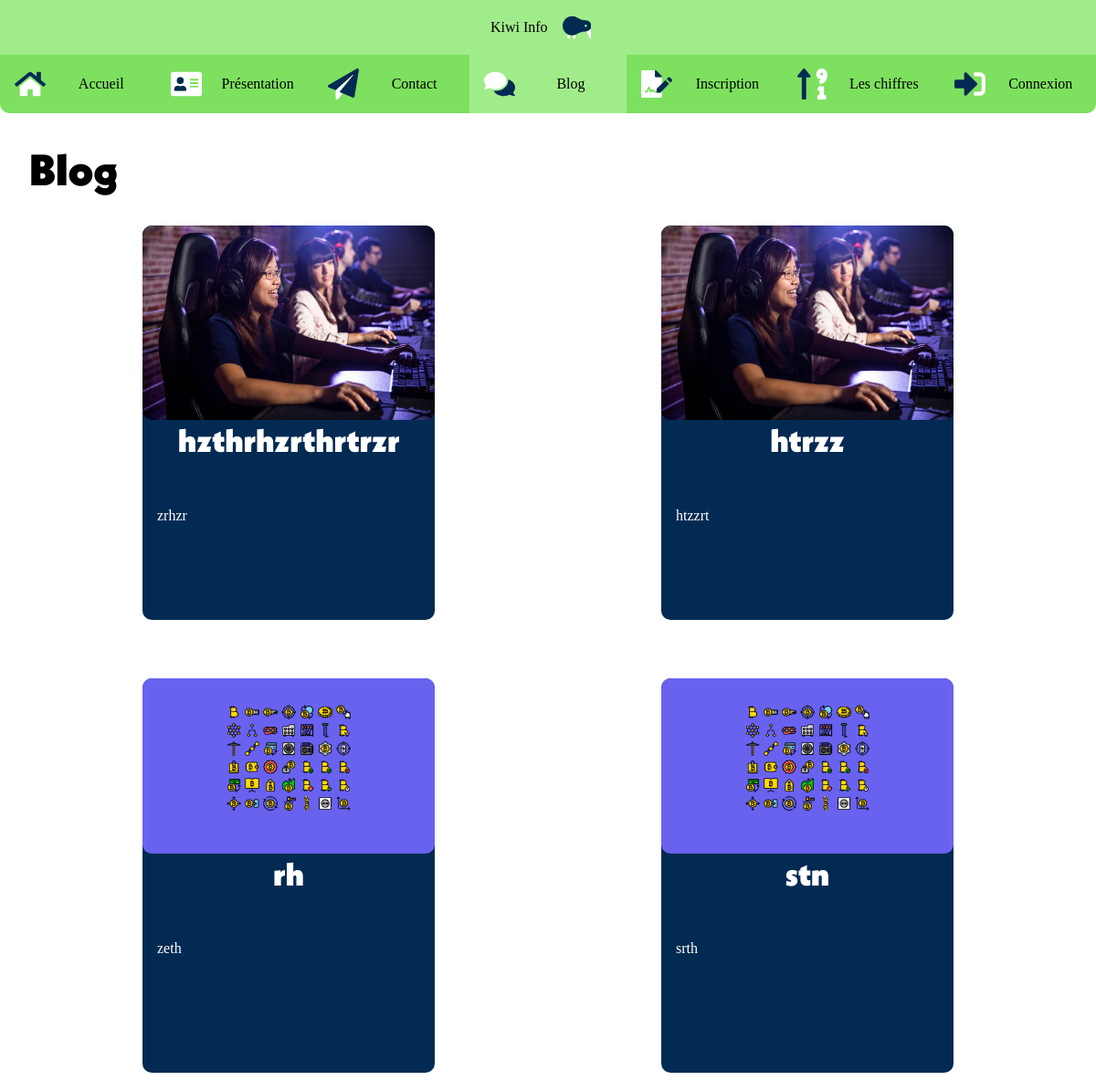
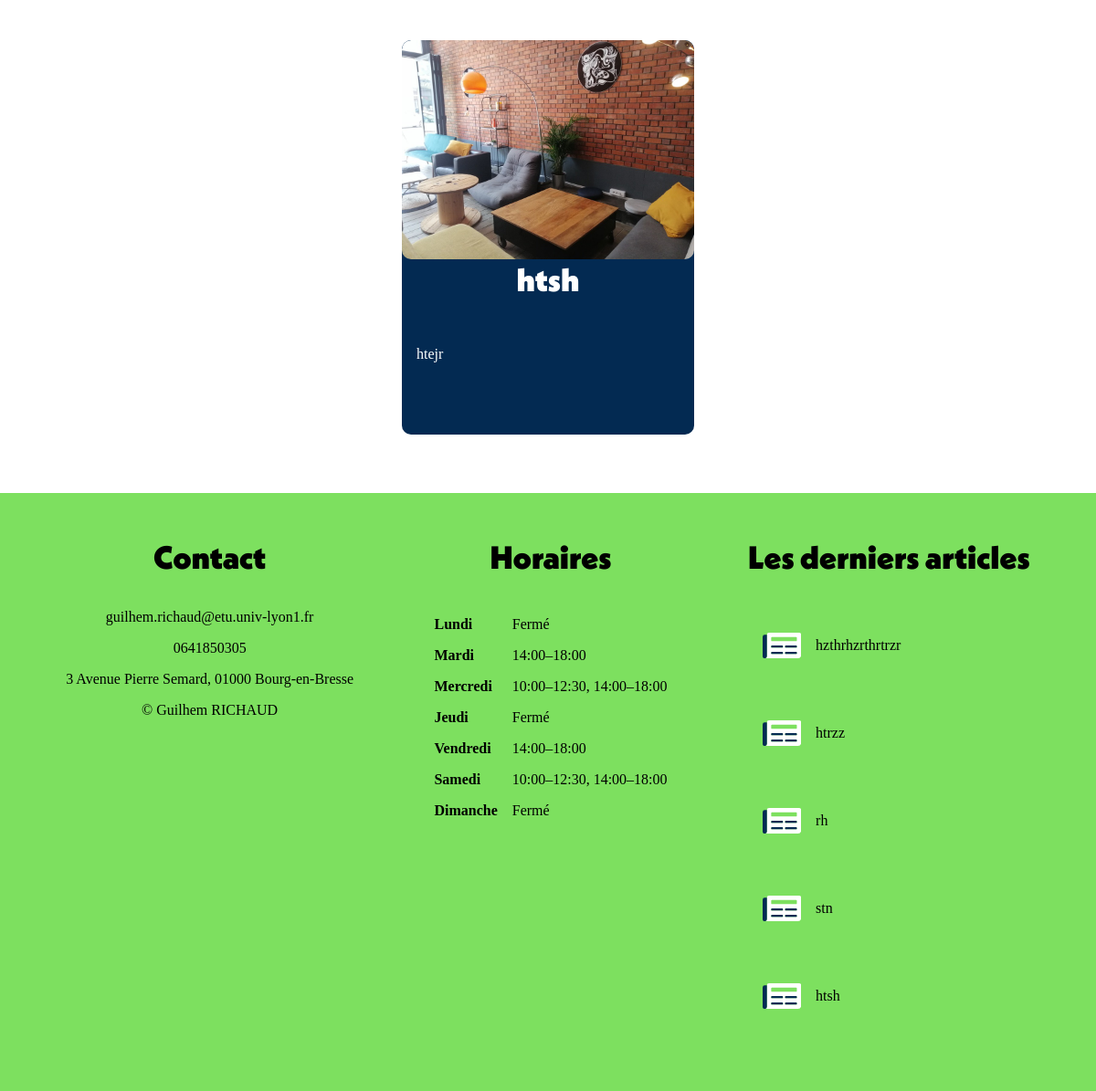
The page /blog.php on the database as committed earlier (2 pictures, top to bottom).
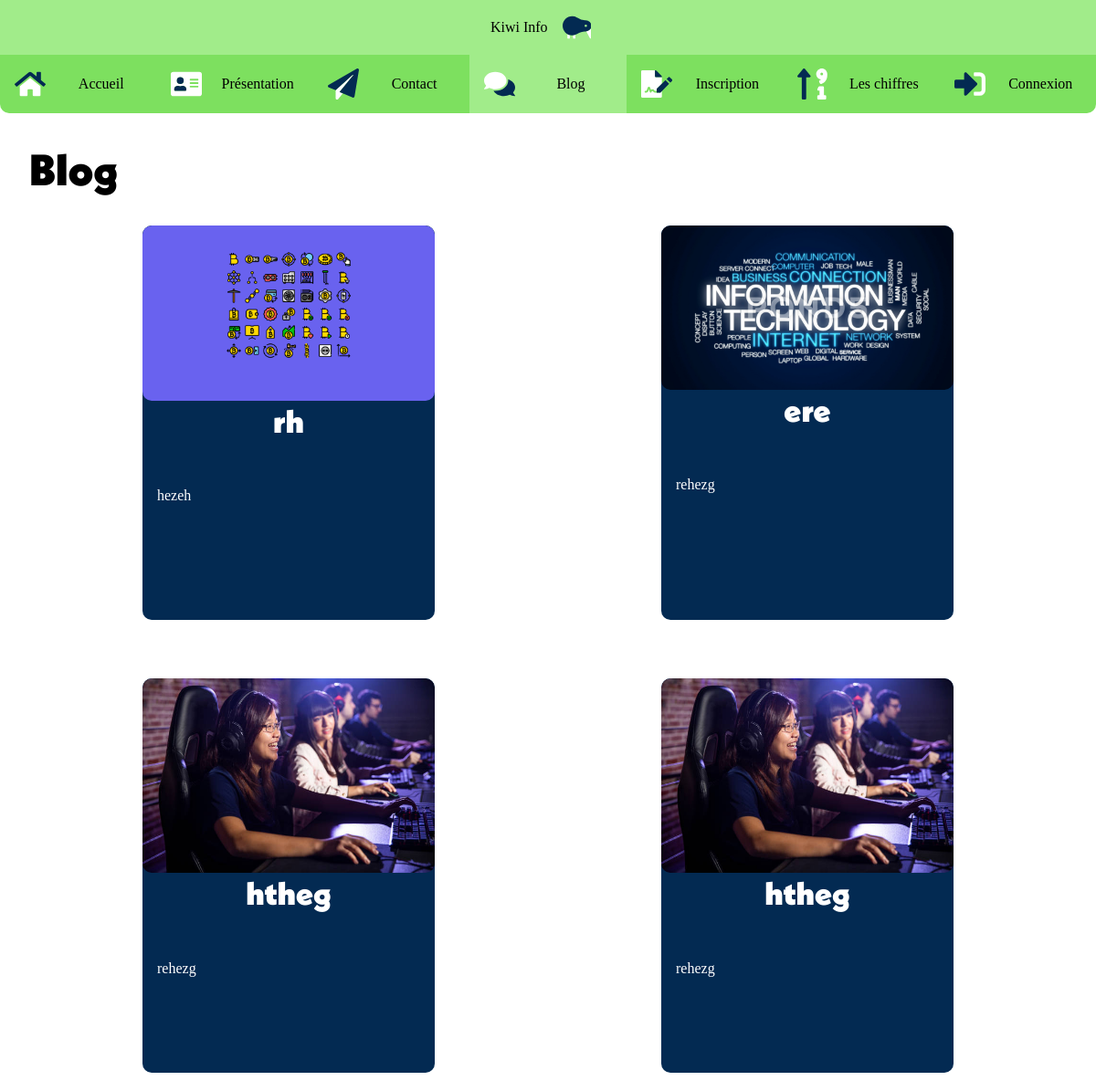
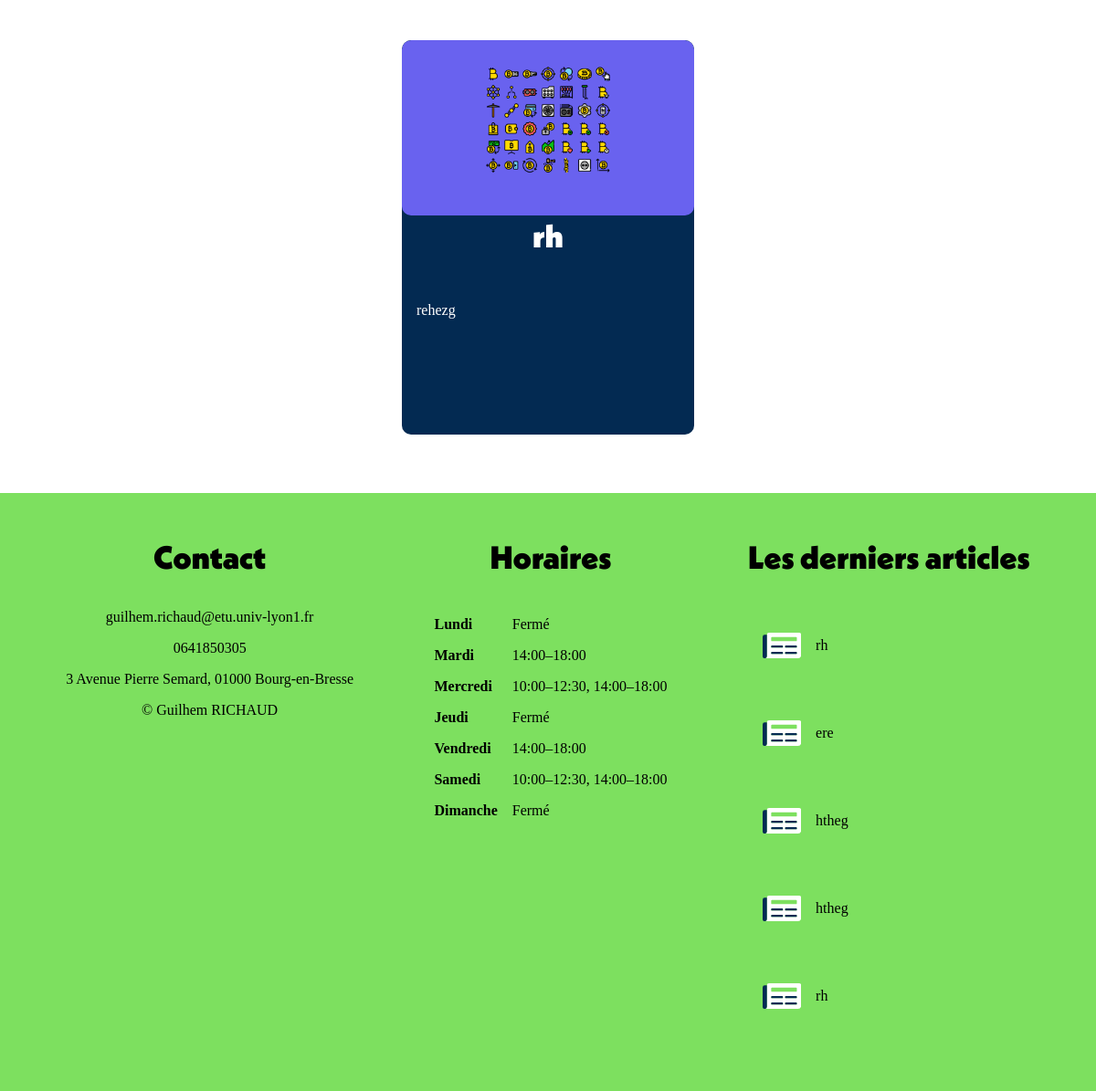
The same page on the database as committed later (2 pictures, top to bottom).
### tables this page shows
CREATE TABLE "articles" (
	"id"	INTEGER,
	"titre1"	TEXT,
	"titre2"	TEXT,
	"description"	TEXT,
	"auteur"	TEXT,
	"contenu"	INTEGER,
	"image"	TEXT,
	"creationDate"	INTEGER,
	PRIMARY KEY("id" AUTOINCREMENT)
);

### modules/blog-home.php (the view, shortened to what this page needs)
<h1>Blog</h1>
<div class="articles-wrapper">
    <?php
        $sql = 'select * from articles order by id desc limit 5';
        foreach ($pdo->query($sql) as $row): ?>
            <a href="blog.php?article=<?=$row["id"]?>" class="article-panel">
                <img src="./img/articles-illustrations/<?=$row["image"]?>" alt="<?=$row["titre1"]?>">
                    <h2><?= $row['titre1']?></h2>
                <p><?= $row['description']?></p>
            </a>
    <?php endforeach ?>
</div>

### modules/footer.php (shortened to what this page needs)
<footer>
        <div>
            <a href="contact.php"><h2>Contact</h2></a>
            <address>
                <a href="mailto:<?php echo MAIL_ADDRESS ?>"><?php echo MAIL_ADDRESS ?></a>
                <a href="tel:+33<?php echo TEL_NUM ?>">0<?php echo TEL_NUM ?></a>
                <a href="https://www.google.com/maps/embed?pb=!1m18!1m12!1m3!1d1380.7490294918682!2d5.215268708047464!3d46.200546284107745!2m3!1f0!2f0!3f0!3m2!1i1024!2i768!4f13.1!3m3!1m2!1s0x47f353d4089ec7cd%3A0x66db7c69403257f4!2s3%20Av.%20Pierre%20Semard%2C%2001000%20Bourg-en-Bresse!5e0!3m2!1sfr!2sfr!4v1635409448089!5m2!1sfr!2sfr"><?php echo POST_ADDRESS ?></a>
            </address>
            <p>&copy; Guilhem RICHAUD</p>
        </div>
        <div>
            <section>
                <table>
                    <caption><h2>Horaires</h2></caption>
                    <tr>
                        <th>Lundi</th>
                        <td>Fermé</td>
                    </tr>
                    <tr>
                        <th>Mardi</th>
                        <td>14:00–18:00</td>
                    </tr>
                    <tr>
                        <th>Mercredi</th>
                        <td>10:00–12:30, 14:00–18:00</td>
                    </tr>
                    <tr>
                        <th>Jeudi</th>
                        <td>Fermé</td>
                    </tr>
                    <tr>
                        <th>Vendredi</th>
                        <td>14:00–18:00</td>
                    </tr>
                    <tr>
                        <th>Samedi</th>
                        <td>10:00–12:30, 14:00–18:00</td>
                    </tr>
                    <tr>
                        <th>Dimanche</th>
                        <td>Fermé</td>
                    </tr>
                </table>
            </section>
        </div>
        <div>
            <h2>Les derniers articles</h2>
            <nav>
                <ul>
                    <?php
                        include_once __DIR__.'/../include/start-db.php';
                        $sql = 'select * from articles order by id desc limit 5';
                        foreach ($pdo->query($sql) as $row): ?>
                        <li>
                            <a class="last-article <?php if(($_GET['article']??-1) == $row['id']) echo 'active' ?>" href="/blog.php?article=<?=$row['id']?>">
                                <span class="article-title"><?=$row['titre1']?></span>
                            </a>
                        </li>
                    <?php endforeach ?>
                </ul>
            </nav>
        </div>
    </footer>

Rows that differ between the two databases and show on the page:
no longer on this page (row unchanged): articles: image+titre1 (picture), titre1 "hzthrhzrthrtrzr", description "zrhzr"
no longer on this page (row unchanged): articles: image+titre1 (picture), titre1 "htrzz", description "htzzrt"
no longer on this page (row unchanged): articles: image (picture), titre1 "rh", description "zeth"
no longer on this page (row unchanged): articles: image (picture), titre1 "stn", description "srth"
no longer on this page (row unchanged): articles: image+titre1 (picture), titre1 "htsh", description "htejr"
added articles: image (picture), titre1 "rh", description "hezeh"
added articles: image (picture), titre1 "ere", description "rehezg"
added articles: image+titre1 (picture), titre1 "htheg", description "rehezg"
added articles: image+titre1 (picture), titre1 "htheg", description "rehezg"
added articles: image (picture), titre1 "rh", description "rehezg"
